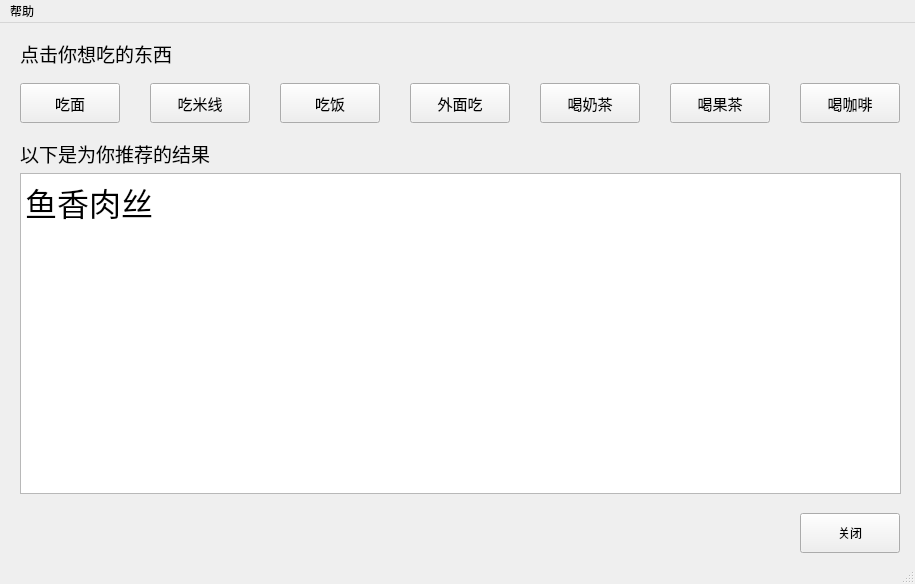
<?xml version="1.0" encoding="UTF-8"?>
<ui version="4.0">
 <class>MainWindow</class>
 <widget class="QMainWindow" name="MainWindow">
  <property name="geometry">
   <rect>
    <x>0</x>
    <y>0</y>
    <width>915</width>
    <height>584</height>
   </rect>
  </property>
  <property name="windowTitle">
   <string>MainWindow</string>
  </property>
  <widget class="QWidget" name="centralwidget">
   <widget class="QPushButton" name="pushButton">
    <property name="geometry">
     <rect>
      <x>20</x>
      <y>60</y>
      <width>100</width>
      <height>40</height>
     </rect>
    </property>
    <property name="maximumSize">
     <size>
      <width>16777203</width>
      <height>16777215</height>
     </size>
    </property>
    <property name="font">
     <font>
      <family>Arial</family>
      <pointsize>11</pointsize>
     </font>
    </property>
    <property name="text">
     <string>吃面</string>
    </property>
   </widget>
   <widget class="QPushButton" name="pushButton_2">
    <property name="geometry">
     <rect>
      <x>150</x>
      <y>60</y>
      <width>100</width>
      <height>40</height>
     </rect>
    </property>
    <property name="font">
     <font>
      <family>Arial</family>
      <pointsize>11</pointsize>
     </font>
    </property>
    <property name="text">
     <string>吃米线</string>
    </property>
   </widget>
   <widget class="QPushButton" name="pushButton_3">
    <property name="geometry">
     <rect>
      <x>280</x>
      <y>60</y>
      <width>100</width>
      <height>40</height>
     </rect>
    </property>
    <property name="font">
     <font>
      <family>Arial</family>
      <pointsize>11</pointsize>
     </font>
    </property>
    <property name="text">
     <string>吃饭</string>
    </property>
   </widget>
   <widget class="QPushButton" name="pushButton_4">
    <property name="geometry">
     <rect>
      <x>410</x>
      <y>60</y>
      <width>100</width>
      <height>40</height>
     </rect>
    </property>
    <property name="font">
     <font>
      <family>Arial</family>
      <pointsize>11</pointsize>
     </font>
    </property>
    <property name="text">
     <string>外面吃</string>
    </property>
   </widget>
   <widget class="QPushButton" name="pushButton_5">
    <property name="geometry">
     <rect>
      <x>540</x>
      <y>60</y>
      <width>100</width>
      <height>40</height>
     </rect>
    </property>
    <property name="font">
     <font>
      <family>Arial</family>
      <pointsize>11</pointsize>
     </font>
    </property>
    <property name="text">
     <string>喝奶茶</string>
    </property>
   </widget>
   <widget class="QPushButton" name="pushButton_6">
    <property name="geometry">
     <rect>
      <x>670</x>
      <y>60</y>
      <width>100</width>
      <height>40</height>
     </rect>
    </property>
    <property name="font">
     <font>
      <family>Arial</family>
      <pointsize>11</pointsize>
     </font>
    </property>
    <property name="text">
     <string>喝果茶</string>
    </property>
   </widget>
   <widget class="QLabel" name="label">
    <property name="geometry">
     <rect>
      <x>20</x>
      <y>10</y>
      <width>471</width>
      <height>41</height>
     </rect>
    </property>
    <property name="font">
     <font>
      <family>Arial</family>
      <pointsize>14</pointsize>
     </font>
    </property>
    <property name="text">
     <string>点击你想吃的东西</string>
    </property>
   </widget>
   <widget class="QLabel" name="label_2">
    <property name="geometry">
     <rect>
      <x>20</x>
      <y>110</y>
      <width>471</width>
      <height>41</height>
     </rect>
    </property>
    <property name="font">
     <font>
      <family>Arial</family>
      <pointsize>14</pointsize>
     </font>
    </property>
    <property name="text">
     <string>以下是为你推荐的结果</string>
    </property>
   </widget>
   <widget class="QPushButton" name="pushButton_7">
    <property name="geometry">
     <rect>
      <x>800</x>
      <y>490</y>
      <width>100</width>
      <height>40</height>
     </rect>
    </property>
    <property name="text">
     <string>关闭</string>
    </property>
   </widget>
   <widget class="QPushButton" name="pushButton_8">
    <property name="geometry">
     <rect>
      <x>800</x>
      <y>60</y>
      <width>100</width>
      <height>40</height>
     </rect>
    </property>
    <property name="font">
     <font>
      <family>Arial</family>
      <pointsize>11</pointsize>
     </font>
    </property>
    <property name="text">
     <string>喝咖啡</string>
    </property>
   </widget>
   <widget class="QTextBrowser" name="textBrowser">
    <property name="geometry">
     <rect>
      <x>20</x>
      <y>150</y>
      <width>881</width>
      <height>321</height>
     </rect>
    </property>
    <property name="font">
     <font>
      <family>小米兰亭</family>
      <pointsize>24</pointsize>
     </font>
    </property>
    <property name="html">
     <string>&lt;!DOCTYPE HTML PUBLIC &quot;-//W3C//DTD HTML 4.0//EN&quot; &quot;http://www.w3.org/TR/REC-html40/strict.dtd&quot;&gt;
&lt;html&gt;&lt;head&gt;&lt;meta name=&quot;qrichtext&quot; content=&quot;1&quot; /&gt;&lt;style type=&quot;text/css&quot;&gt;
p, li { white-space: pre-wrap; }
&lt;/style&gt;&lt;/head&gt;&lt;body style=&quot; font-family:'小米兰亭'; font-size:24pt; font-weight:400; font-style:normal;&quot;&gt;
&lt;p style=&quot; margin-top:0px; margin-bottom:0px; margin-left:0px; margin-right:0px; -qt-block-indent:0; text-indent:0px;&quot;&gt;鱼香肉丝&lt;/p&gt;&lt;/body&gt;&lt;/html&gt;</string>
    </property>
   </widget>
  </widget>
  <widget class="QMenuBar" name="menubar">
   <property name="geometry">
    <rect>
     <x>0</x>
     <y>0</y>
     <width>915</width>
     <height>26</height>
    </rect>
   </property>
   <widget class="QMenu" name="menu">
    <property name="title">
     <string>帮助</string>
    </property>
    <addaction name="configHelp"/>
   </widget>
   <addaction name="menu"/>
  </widget>
  <widget class="QStatusBar" name="statusbar"/>
  <action name="configHelp">
   <property name="text">
    <string>配置文件使用介绍</string>
   </property>
   <property name="toolTip">
    <string>配置文件使用介绍</string>
   </property>
  </action>
 </widget>
 <resources/>
 <connections/>
</ui>
